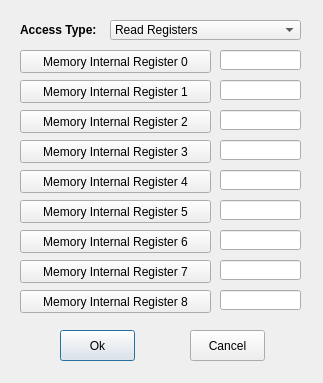
<?xml version="1.0" encoding="UTF-8"?>
<ui version="4.0">
 <class>memRegsDialog</class>
 <widget class="QDialog" name="memRegsDialog">
  <property name="geometry">
   <rect>
    <x>0</x>
    <y>0</y>
    <width>323</width>
    <height>383</height>
   </rect>
  </property>
  <property name="windowTitle">
   <string>Dialog</string>
  </property>
  <widget class="QLabel" name="label_accessType">
   <property name="geometry">
    <rect>
     <x>20</x>
     <y>20</y>
     <width>81</width>
     <height>20</height>
    </rect>
   </property>
   <property name="font">
    <font>
     <weight>75</weight>
     <bold>true</bold>
    </font>
   </property>
   <property name="text">
    <string>Access Type:</string>
   </property>
  </widget>
  <widget class="QComboBox" name="comboBox_accessType">
   <property name="geometry">
    <rect>
     <x>110</x>
     <y>20</y>
     <width>191</width>
     <height>20</height>
    </rect>
   </property>
   <item>
    <property name="text">
     <string>Read Registers</string>
    </property>
   </item>
   <item>
    <property name="text">
     <string>Write Registers</string>
    </property>
   </item>
  </widget>
  <widget class="QPushButton" name="pushButton_ok">
   <property name="geometry">
    <rect>
     <x>60</x>
     <y>330</y>
     <width>75</width>
     <height>31</height>
    </rect>
   </property>
   <property name="text">
    <string>Ok</string>
   </property>
  </widget>
  <widget class="QPushButton" name="pushButton_cancel">
   <property name="geometry">
    <rect>
     <x>190</x>
     <y>330</y>
     <width>75</width>
     <height>31</height>
    </rect>
   </property>
   <property name="text">
    <string>Cancel</string>
   </property>
  </widget>
  <widget class="QLineEdit" name="lineEdit_reg0">
   <property name="geometry">
    <rect>
     <x>220</x>
     <y>50</y>
     <width>81</width>
     <height>20</height>
    </rect>
   </property>
   <property name="alignment">
    <set>Qt::AlignCenter</set>
   </property>
  </widget>
  <widget class="QLineEdit" name="lineEdit_reg1">
   <property name="geometry">
    <rect>
     <x>220</x>
     <y>80</y>
     <width>81</width>
     <height>20</height>
    </rect>
   </property>
   <property name="alignment">
    <set>Qt::AlignCenter</set>
   </property>
  </widget>
  <widget class="QLineEdit" name="lineEdit_reg2">
   <property name="geometry">
    <rect>
     <x>220</x>
     <y>110</y>
     <width>81</width>
     <height>20</height>
    </rect>
   </property>
   <property name="alignment">
    <set>Qt::AlignCenter</set>
   </property>
  </widget>
  <widget class="QLineEdit" name="lineEdit_reg3">
   <property name="geometry">
    <rect>
     <x>220</x>
     <y>140</y>
     <width>81</width>
     <height>20</height>
    </rect>
   </property>
   <property name="alignment">
    <set>Qt::AlignCenter</set>
   </property>
  </widget>
  <widget class="QLineEdit" name="lineEdit_reg4">
   <property name="geometry">
    <rect>
     <x>220</x>
     <y>170</y>
     <width>81</width>
     <height>20</height>
    </rect>
   </property>
   <property name="alignment">
    <set>Qt::AlignCenter</set>
   </property>
  </widget>
  <widget class="QLineEdit" name="lineEdit_reg5">
   <property name="geometry">
    <rect>
     <x>220</x>
     <y>200</y>
     <width>81</width>
     <height>20</height>
    </rect>
   </property>
   <property name="alignment">
    <set>Qt::AlignCenter</set>
   </property>
  </widget>
  <widget class="QLineEdit" name="lineEdit_reg6">
   <property name="geometry">
    <rect>
     <x>220</x>
     <y>230</y>
     <width>81</width>
     <height>20</height>
    </rect>
   </property>
   <property name="alignment">
    <set>Qt::AlignCenter</set>
   </property>
  </widget>
  <widget class="QLineEdit" name="lineEdit_reg7">
   <property name="geometry">
    <rect>
     <x>220</x>
     <y>260</y>
     <width>81</width>
     <height>20</height>
    </rect>
   </property>
   <property name="alignment">
    <set>Qt::AlignCenter</set>
   </property>
  </widget>
  <widget class="QLineEdit" name="lineEdit_reg8">
   <property name="geometry">
    <rect>
     <x>220</x>
     <y>290</y>
     <width>81</width>
     <height>20</height>
    </rect>
   </property>
   <property name="alignment">
    <set>Qt::AlignCenter</set>
   </property>
  </widget>
  <widget class="QPushButton" name="pushButton_reg0">
   <property name="geometry">
    <rect>
     <x>20</x>
     <y>50</y>
     <width>191</width>
     <height>23</height>
    </rect>
   </property>
   <property name="text">
    <string>Memory Internal Register 0</string>
   </property>
  </widget>
  <widget class="QPushButton" name="pushButton_reg1">
   <property name="geometry">
    <rect>
     <x>20</x>
     <y>80</y>
     <width>191</width>
     <height>23</height>
    </rect>
   </property>
   <property name="text">
    <string>Memory Internal Register 1</string>
   </property>
  </widget>
  <widget class="QPushButton" name="pushButton_reg2">
   <property name="geometry">
    <rect>
     <x>20</x>
     <y>110</y>
     <width>191</width>
     <height>23</height>
    </rect>
   </property>
   <property name="text">
    <string>Memory Internal Register 2</string>
   </property>
  </widget>
  <widget class="QPushButton" name="pushButton_reg3">
   <property name="geometry">
    <rect>
     <x>20</x>
     <y>140</y>
     <width>191</width>
     <height>23</height>
    </rect>
   </property>
   <property name="text">
    <string>Memory Internal Register 3</string>
   </property>
  </widget>
  <widget class="QPushButton" name="pushButton_reg4">
   <property name="geometry">
    <rect>
     <x>20</x>
     <y>170</y>
     <width>191</width>
     <height>23</height>
    </rect>
   </property>
   <property name="text">
    <string>Memory Internal Register 4</string>
   </property>
  </widget>
  <widget class="QPushButton" name="pushButton_reg5">
   <property name="geometry">
    <rect>
     <x>20</x>
     <y>200</y>
     <width>191</width>
     <height>23</height>
    </rect>
   </property>
   <property name="text">
    <string>Memory Internal Register 5</string>
   </property>
  </widget>
  <widget class="QPushButton" name="pushButton_reg6">
   <property name="geometry">
    <rect>
     <x>20</x>
     <y>230</y>
     <width>191</width>
     <height>23</height>
    </rect>
   </property>
   <property name="text">
    <string>Memory Internal Register 6</string>
   </property>
  </widget>
  <widget class="QPushButton" name="pushButton_reg7">
   <property name="geometry">
    <rect>
     <x>20</x>
     <y>260</y>
     <width>191</width>
     <height>23</height>
    </rect>
   </property>
   <property name="text">
    <string>Memory Internal Register 7</string>
   </property>
  </widget>
  <widget class="QPushButton" name="pushButton_reg8">
   <property name="geometry">
    <rect>
     <x>20</x>
     <y>290</y>
     <width>191</width>
     <height>23</height>
    </rect>
   </property>
   <property name="text">
    <string>Memory Internal Register 8</string>
   </property>
  </widget>
 </widget>
 <resources/>
 <connections/>
</ui>
